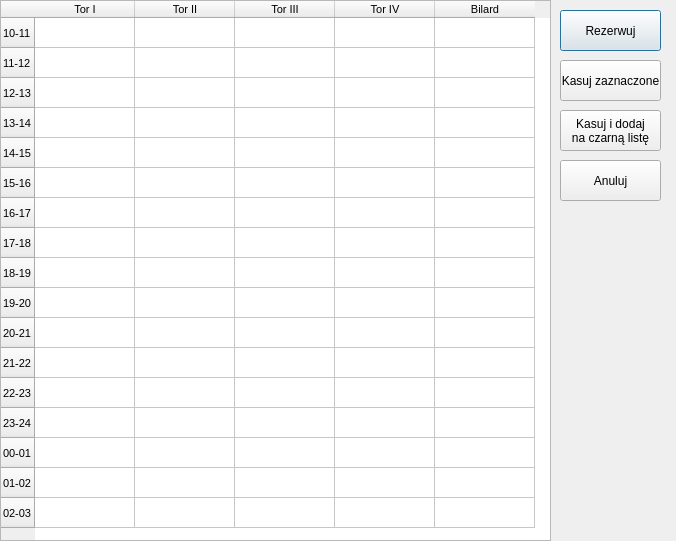
<?xml version="1.0" encoding="UTF-8"?>
<ui version="4.0">
 <class>LaneReservationWindow</class>
 <widget class="QDialog" name="LaneReservationWindow">
  <property name="geometry">
   <rect>
    <x>0</x>
    <y>0</y>
    <width>676</width>
    <height>541</height>
   </rect>
  </property>
  <property name="minimumSize">
   <size>
    <width>676</width>
    <height>541</height>
   </size>
  </property>
  <property name="maximumSize">
   <size>
    <width>676</width>
    <height>541</height>
   </size>
  </property>
  <property name="windowTitle">
   <string>Dialog</string>
  </property>
  <widget class="QTableWidget" name="tableWidget">
   <property name="geometry">
    <rect>
     <x>0</x>
     <y>0</y>
     <width>551</width>
     <height>541</height>
    </rect>
   </property>
   <property name="font">
    <font>
     <pointsize>8</pointsize>
    </font>
   </property>
   <property name="rowCount">
    <number>17</number>
   </property>
   <property name="columnCount">
    <number>5</number>
   </property>
   <row>
    <property name="text">
     <string>10-11</string>
    </property>
   </row>
   <row>
    <property name="text">
     <string>11-12</string>
    </property>
   </row>
   <row>
    <property name="text">
     <string>12-13</string>
    </property>
   </row>
   <row>
    <property name="text">
     <string>13-14</string>
    </property>
   </row>
   <row>
    <property name="text">
     <string>14-15</string>
    </property>
   </row>
   <row>
    <property name="text">
     <string>15-16</string>
    </property>
   </row>
   <row>
    <property name="text">
     <string>16-17</string>
    </property>
   </row>
   <row>
    <property name="text">
     <string>17-18</string>
    </property>
   </row>
   <row>
    <property name="text">
     <string>18-19</string>
    </property>
   </row>
   <row>
    <property name="text">
     <string>19-20</string>
    </property>
   </row>
   <row>
    <property name="text">
     <string>20-21</string>
    </property>
   </row>
   <row>
    <property name="text">
     <string>21-22</string>
    </property>
   </row>
   <row>
    <property name="text">
     <string>22-23</string>
    </property>
   </row>
   <row>
    <property name="text">
     <string>23-24</string>
    </property>
   </row>
   <row>
    <property name="text">
     <string>00-01</string>
    </property>
   </row>
   <row>
    <property name="text">
     <string>01-02</string>
    </property>
   </row>
   <row>
    <property name="text">
     <string>02-03</string>
    </property>
   </row>
   <column>
    <property name="text">
     <string>Tor I</string>
    </property>
   </column>
   <column>
    <property name="text">
     <string>Tor II</string>
    </property>
   </column>
   <column>
    <property name="text">
     <string>Tor III</string>
    </property>
   </column>
   <column>
    <property name="text">
     <string>Tor IV</string>
    </property>
   </column>
   <column>
    <property name="text">
     <string>Bilard</string>
    </property>
   </column>
  </widget>
  <widget class="QPushButton" name="bBook">
   <property name="geometry">
    <rect>
     <x>560</x>
     <y>10</y>
     <width>101</width>
     <height>41</height>
    </rect>
   </property>
   <property name="text">
    <string>Rezerwuj</string>
   </property>
  </widget>
  <widget class="QPushButton" name="bCancel">
   <property name="geometry">
    <rect>
     <x>560</x>
     <y>160</y>
     <width>101</width>
     <height>41</height>
    </rect>
   </property>
   <property name="text">
    <string>Anuluj</string>
   </property>
  </widget>
  <widget class="QPushButton" name="bDelete">
   <property name="geometry">
    <rect>
     <x>560</x>
     <y>60</y>
     <width>101</width>
     <height>41</height>
    </rect>
   </property>
   <property name="text">
    <string>Kasuj zaznaczone</string>
   </property>
  </widget>
  <widget class="QPushButton" name="bDeleteAndBlacklist">
   <property name="geometry">
    <rect>
     <x>560</x>
     <y>110</y>
     <width>101</width>
     <height>41</height>
    </rect>
   </property>
   <property name="text">
    <string>Kasuj i dodaj
na czarną listę</string>
   </property>
  </widget>
 </widget>
 <resources/>
 <connections>
  <connection>
   <sender>bCancel</sender>
   <signal>clicked()</signal>
   <receiver>LaneReservationWindow</receiver>
   <slot>close()</slot>
   <hints>
    <hint type="sourcelabel">
     <x>614</x>
     <y>160</y>
    </hint>
    <hint type="destinationlabel">
     <x>615</x>
     <y>107</y>
    </hint>
   </hints>
  </connection>
 </connections>
</ui>
